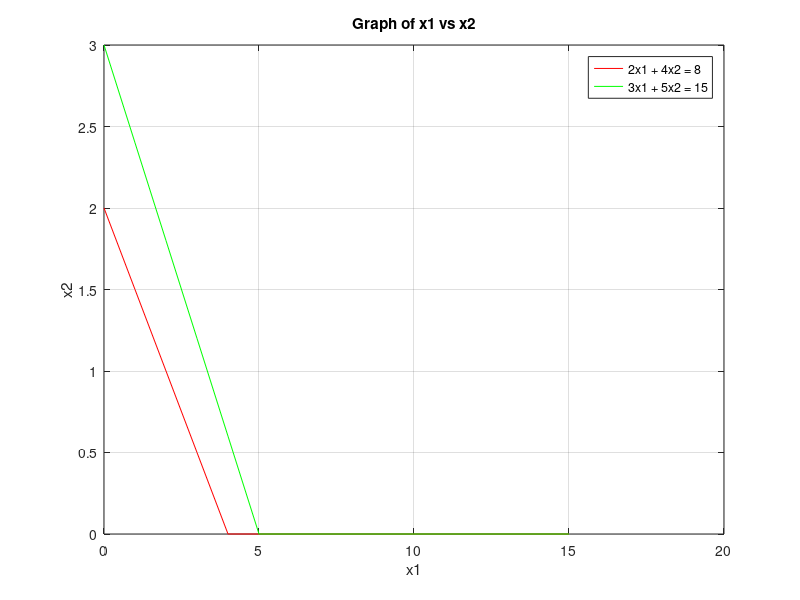

Write the MATLAB code that produced this figure.
%{
    Maximize/Minimize Z = 3x1 + 2x2
    Subject to  2x1 + 4x2 <= 8
                3x1 + 5x2 >= 15
                x1 >= 0 , x2 >= 0
%}

format short;
clear all;
clc;

C = [3 2];
A = [2 4; -3 -5];
b = [8; -15];

x1 = 0:1:max(abs(b));
x21 = (b(1) - A(1, 1) * x1) ./ A(1, 2);
x22 = (b(2) - A(2, 1) * x1) ./ A(2, 2);
x21 = max(0, x21);
x22 = max(0, x22);

plot(x1, x21, 'r', 'DisplayName', '2x1 + 4x2 = 8')
hold on;
plot(x1, x22, 'g', 'DisplayName', '3x1 + 5x2 = 15');
xlabel('x1');
ylabel('x2');
title('Graph of x1 vs x2');
legend show;
grid on;

cx1 = find(x1==0);
cx21 = find(x21==0);
cx22 = find(x22==0);

line1 = [x1(:, [cx1 cx21]); x21(:, [cx1 cx21])]';
line2 = [x1(:, [cx1 cx22]); x22(:, [cx1 cx22])]';

corpt = unique([line1; line2], 'rows');

SA = [0; 0];
for i = 1:size(A, 1)
    s1 = A(i, :);
    b1 = b(i, :);
    for j = i+1:size(A, 1)
        s2 = A(j, :);
        b2 = b(j, :);

        A1 = [s1; s2];
        B1 = [b1; b2];
        X = A1 \ B1;
        SA = [SA X];
    end
end

ptt = SA';

points = unique([corpt; ptt], 'rows');

for i = 1: size(points, 1)
    px1 = points(i, 1);
    px2 = points(i, 2);
    cons1(i) = A(1, 1)*px1 + A(1, 2)*px2 - b(1);
    cons2(i) = A(2, 1)*px1 + A(2, 2)*px2 - b(2);
end

k1 = find(cons1 > 0);
k2 = find(cons2 > 0);
k3 = find(points(:, 1) < 0);
k4 = find(points(:, 2) < 0);
k = unique([k1 k2 k3 k4]);

points(k, :) = [];

if isempty(points)
    fprintf('There exists no feasable solution.\n');
else
    plot(points(:, 1), points(:, 2), 'bo', 'MarkerSize', 5, 'MarkerFaceColor', 'b', 'DisplayName', 'Extreme points');
    if size(points, 1) >= 3
        K = convhull(points(:, 1), points(:, 2));
        patch(points(K, 1), points(K, 2),[0.9 0.9 1], 'FaceAlpha', 0.5, 'EdgeColor', 'none', 'DisplayName', 'Feasable Region');
    end

    val = points * C';
    resultTable = [points val];

    [opval, opidx] = max(val);
    optab = resultTable(opidx, :);
    opx1 = points(opidx, 1);
    opx2 = points(opidx, 2);
    
    fprintf('Optimal Values are:-\n');
    OPTIMAL_GRAPH = array2table(optab, 'VariableNames', {'x1', 'x2', 'Z'});
    disp(OPTIMAL_GRAPH);
    
    plot(opx1, opx2, 'kp', 'MarkerSize', 12, 'MarkerFaceColor', 'y', 'DisplayName', 'Optimal Value');
    text(opx1, opx2, sprintf('    (%.2f, %.2f)', opx1, opx2));
end
